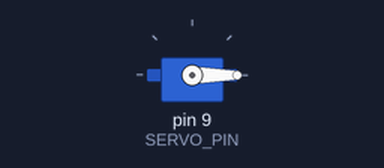
A sketch run on a simulated Arduino Uno, built with avr-gcc and run on an emulated ATmega328P. Parts: servo.

Above: at 0.05 s.
At 1.5 s:
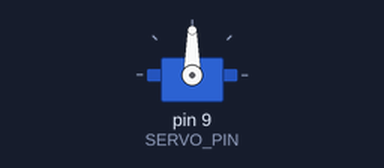
At 3.0 s:
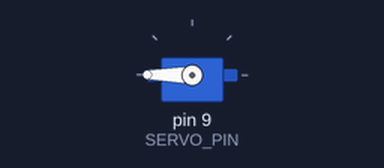
Timing chart, 0 to 6.9 s (numbered marks = the images above):
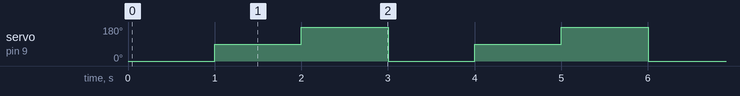

The sketch:

Dieu_khien_dc_servo.ino
```cpp
  #include <Servo.h>
  #define SERVO_PIN 9
  Servo gServo;

  void setup()
  {
      gServo.attach(SERVO_PIN);
 }

 void loop()
 {
     gServo.write(0);
     delay(1000);

     gServo.write(90);
     delay(1000);

    gServo.write(180);
     delay(1000);
 }
```

Measured:
- by itself, servo on pin 9 (SERVO_PIN): repeats every 3.0 s: 180° 1.0 s, 0° 1.0 s, 90° 1.0 s
